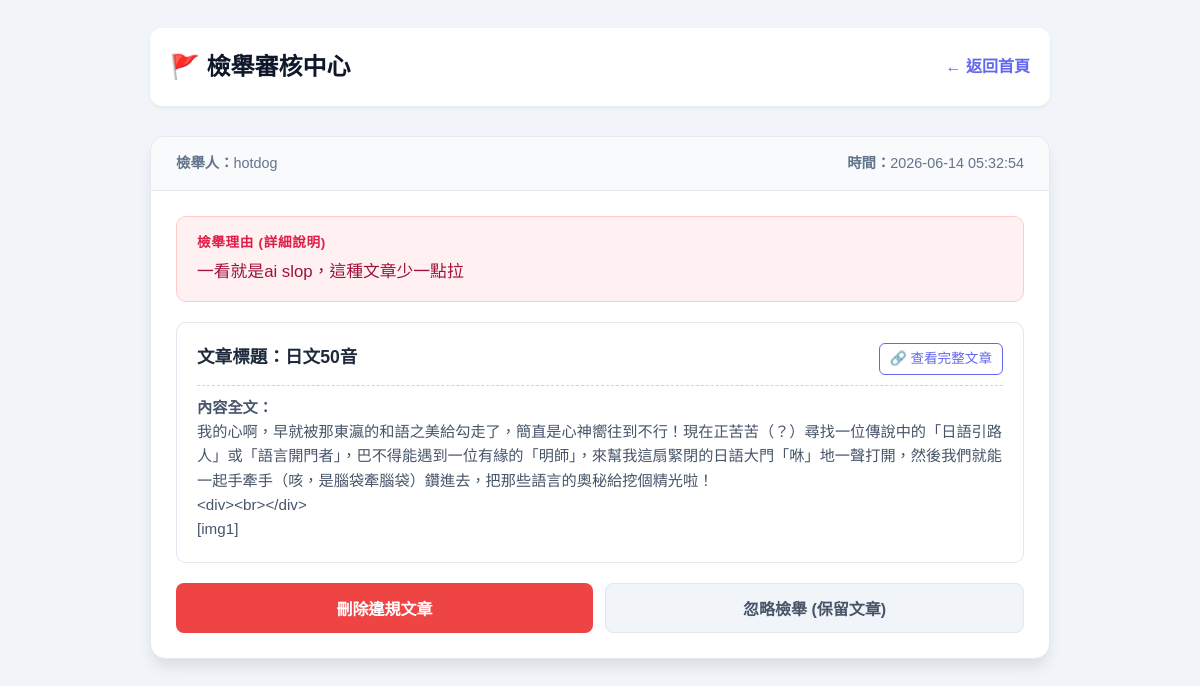
Page /admin_reports.php (signed in) on the committed database.
### tables this page shows
CREATE TABLE `reports` (
  `id` int(11) NOT NULL,
  `post_id` int(11) NOT NULL,
  `user_id` int(11) NOT NULL,
  `reason` text NOT NULL,
  `status` int(11) DEFAULT 0,
  `created_at` timestamp NOT NULL DEFAULT current_timestamp()
);

CREATE TABLE `users` (
  `id` int(11) NOT NULL,
  `username` varchar(50) NOT NULL,
  `password` varchar(255) NOT NULL,
  `role` tinyint(1) NOT NULL DEFAULT 0,
  `email` varchar(100) NOT NULL,
  `created_at` datetime NOT NULL DEFAULT current_timestamp(),
  `bio` text DEFAULT NULL,
  `age` int(11) DEFAULT NULL,
  `gender` varchar(50) DEFAULT NULL,
  `interests` varchar(255) DEFAULT NULL,
  `location` varchar(255) DEFAULT NULL,
  `profile_img` varchar(255) DEFAULT 'default_avatar.png',
  `last_announcement_view` datetime DEFAULT '1970-01-01 00:00:00',
  `banner_img` varchar(255) DEFAULT NULL,
  `reset_token` varchar(255) DEFAULT NULL,
  `reset_expiry` datetime DEFAULT NULL
);

CREATE TABLE `posts` (
  `id` int(11) NOT NULL,
  `title` varchar(255) NOT NULL,
  `content` text NOT NULL,
  `user_id` int(11) NOT NULL,
  `category_id` int(11) NOT NULL,
  `created_at` datetime NOT NULL DEFAULT current_timestamp(),
  `post_img` varchar(255) DEFAULT NULL
);

### admin_reports.php (the view, shortened to what this page needs)
<?php
require_once "includes/dbh.inc.php";
try {
    $sql = "SELECT r.*, p.title as post_title, p.content as post_content, u.username as reporter
            FROM reports r
            JOIN posts p ON r.post_id = p.id
            JOIN users u ON r.user_id = u.id
            WHERE r.status = 0
            ORDER BY r.created_at DESC";
    $reports = $pdo->query($sql)->fetchAll();
} catch (PDOException $e) {
    die("讀取檢舉失敗");
}
?>
<!DOCTYPE html>
<html lang="zh-TW">
<head>
</head>
<body>
<div class="container">
    <div class="header">
        <h1>🚩 檢舉審核中心</h1>
        <a href="index.php" class="back-link">← 返回首頁</a>
    </div>
    <?php foreach ($reports as $r): ?>
        <div class="report-card">
            <div class="report-meta">
                <span><strong>檢舉人：</strong><?= htmlspecialchars($r['reporter']) ?></span>
                <span><strong>時間：</strong><?= $r['created_at'] ?></span>
            </div>
            <div class="report-body">
                <div class="reason-section">
                    <span class="reason-label">檢舉理由 (詳細說明)</span>
                    <div class="reason-text"><?= nl2br(htmlspecialchars($r['reason'])) ?></div>
                </div>
                <div class="post-preview">
                    <div class="post-header">
                        <span class="post-title">文章標題：<?= htmlspecialchars($r['post_title']) ?></span>
                        <a href="view_post.php?id=<?= $r['post_id'] ?>" target="_blank" class="view-post-link">🔗 查看完整文章</a>
                    </div>
                    <div class="post-content">
                        <strong>內容全文：</strong><br>
                        <?= nl2br(htmlspecialchars($r['post_content'])) ?>
                    </div>
                </div>
                <form method="POST" onsubmit="return confirm('確定執行此操作嗎？');">
                    <div class="actions">
                        <button type="submit" name="action" value="delete_post" class="btn btn-danger">刪除違規文章</button>
                        <button type="submit" name="action" value="ignore_report" class="btn btn-secondary">忽略檢舉 (保留文章)</button>
                    </div>
                </form>
            </div>
        </div>
    <?php endforeach; ?>
</div>
</body>
</html>

### admin_reports.php (style rules this page uses)
body { font-family: "Microsoft JhengHei", sans-serif; background: #f1f5f9; padding: 20px; color: #1e293b; line-height: 1.6; }
.container { max-width: 900px; margin: 0 auto; }
.header { display: flex; justify-content: space-between; align-items: center; margin-bottom: 30px; background: white; padding: 20px; border-radius: 12px; box-shadow: 0 2px 4px rgba(0,0,0,0.05); }
.header h1 { margin: 0; font-size: 1.5rem; color: #0f172a; }
.back-link { text-decoration: none; color: #6366f1; font-weight: 700; transition: color 0.2s; }
.report-card { background: white; border-radius: 15px; padding: 0; margin-bottom: 30px; box-shadow: 0 10px 15px -3px rgba(0,0,0,0.1); overflow: hidden; border: 1px solid #e2e8f0; }
.report-meta { padding: 15px 25px; background: #f8fafc; border-bottom: 1px solid #e2e8f0; display: flex; justify-content: space-between; font-size: 0.9rem; color: #64748b; }
.report-body { padding: 25px; }
.reason-section { background: #fff1f2; border: 1px solid #fecaca; padding: 15px 20px; border-radius: 10px; margin-bottom: 20px; }
.reason-label { display: block; color: #e11d48; font-weight: 800; font-size: 0.85rem; margin-bottom: 5px; text-transform: uppercase; letter-spacing: 0.05em; }
.reason-text { color: #9f1239; font-size: 1.05rem; word-break: break-all; white-space: pre-wrap; }
.post-preview { background: #ffffff; border: 1px solid #e2e8f0; padding: 20px; border-radius: 10px; margin-bottom: 20px; position: relative; }
.post-header { display: flex; justify-content: space-between; align-items: flex-start; margin-bottom: 10px; }
.post-title { font-weight: 800; font-size: 1.1rem; color: #1e293b; display: block; flex: 1; }
.view-post-link { text-decoration: none; color: #6366f1; font-size: 0.85rem; padding: 4px 10px; border: 1px solid #6366f1; border-radius: 6px; white-space: nowrap; margin-left: 10px; transition: all 0.2s; }
.post-content { color: #475569; font-size: 0.95rem; border-top: 1px dashed #cbd5e1; margin-top: 10px; padding-top: 10px; }
.actions { display: flex; gap: 12px; }
.btn { flex: 1; padding: 12px; border-radius: 8px; cursor: pointer; border: none; font-weight: 700; transition: all 0.2s; text-align: center; font-size: 1rem; }
.btn-danger { background: #ef4444; color: white; }
.btn-secondary { background: #f1f5f9; color: #475569; border: 1px solid #e2e8f0; }

### rows in the picture
reports: user.username "hotdog", created_at "2026-06-14 05:32:54", reason "一看就是ai slop，這種文章少一點拉", post.title "日文50音", post.content "我的心啊，早就被那東瀛的和語之美給勾走了，簡直是心神嚮往到不行！現在正苦苦（？）尋找一位傳說中的「日語引路人」或「語言開門者」，巴不得能遇到一位有緣的「明師」，來幫我這扇緊閉的日語大門「咻」地一聲打開，然後我們就能一起手牽手（咳，是腦袋牽腦袋）鑽進去，把那些語言的奧秘給挖個精光啦！ <div><br></div> [img1]"
